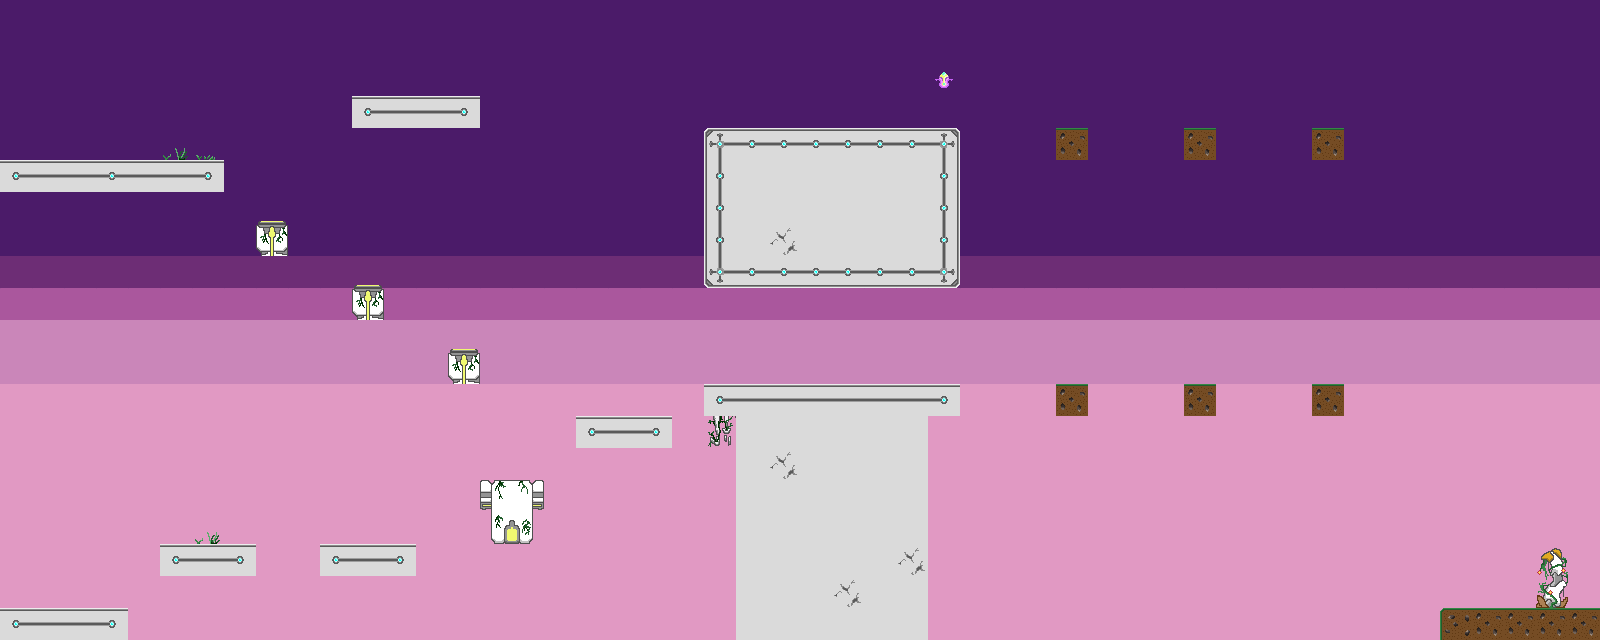

Below is a game level as drawn by its tile map, then a one-line description and the .tmx that defines it (tile-layer data replaced by summaries):
An orthogonal 50x20 tile map with 32x32 px tiles, 2 tile layers (Background Layer, Graphic Layer) and 27 objects.

<map version="1.0" tiledversion="1.1.4" orientation="orthogonal" renderorder="right-down" width="50" height="20" tilewidth="32" tileheight="32" infinite="0" nextobjectid="57">
 <tileset firstgid="1" name="pather_tilesets_334x6400" tilewidth="32" tileheight="32" tilecount="1008" columns="14">
  <image source="../pather_tilesets_334x6400.png" width="448" height="2304" />
 </tileset>
 <layer name="Background Layer" width="50" height="20">
  <data>[1000 cells, 1000 non-empty, 5 distinct tile ids]</data>
 </layer>
 <layer name="Graphic Layer" width="50" height="20">
  <data>[1000 cells, 142 non-empty, 21 distinct tile ids]</data>
 </layer>
 <objectgroup name="Ground Layer">
  <object id="1" x="0" y="608" width="128" height="32" />
  <object id="2" x="704" y="384" width="256" height="32" />
  <object id="3" x="736" y="416" width="192" height="224" />
  <object id="7" x="704" y="128" width="256" height="160" />
  <object id="10" x="1440" y="608" width="160" height="32" />
  <object id="11" x="0" y="160" width="224" height="32" />
  <object id="34" x="352" y="96" width="128" height="32" />
  <object id="35" x="256" y="224" width="32" height="32" />
  <object id="36" x="352" y="288" width="32" height="32" />
  <object id="37" x="448" y="352" width="32" height="32" />
  <object id="38" x="576" y="416" width="96" height="32" />
  <object id="39" x="479.5" y="480" width="64.5" height="32" />
  <object id="40" x="320" y="544" width="96" height="32" />
  <object id="41" x="160" y="544" width="96" height="32" />
  <object id="42" x="1056" y="384" width="32" height="32" />
  <object id="43" x="1184" y="384" width="32" height="32" />
  <object id="44" x="1312" y="384" width="32" height="32" />
  <object id="45" x="1056" y="128" width="32" height="32" />
  <object id="46" x="1184" y="128" width="32" height="32" />
  <object id="47" x="1312" y="128" width="32" height="32" />
 </objectgroup>
 <objectgroup name="Object Layer" />
 <objectgroup name="Danger Zone Layer" />
 <objectgroup name="Powerup Layer">
  <object id="56" x="928" y="64" width="32" height="32" />
 </objectgroup>
 <objectgroup name="EnemyType1 Layer">
  <object id="48" x="352" y="512" width="32" height="32" />
  <object id="49" x="96" y="128" width="32" height="32" />
  <object id="50" x="384" y="64" width="32" height="32" />
  <object id="51" x="736" y="96" width="32" height="32" />
  <object id="52" x="864" y="96" width="32" height="32" />
  <object id="53" x="1504" y="544" width="32" height="32" />
 </objectgroup>
</map>
